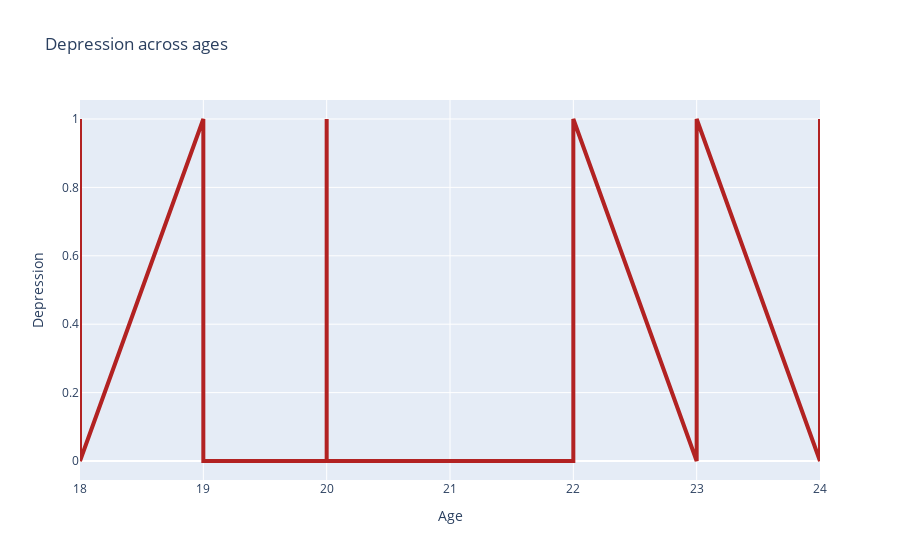

Notebook code for this chart:
### Code cell
x = dataset["Age"]

fig = go.Figure()
# Create and style traces
fig.add_trace(go.Scatter(x=x, y=dataset["Depression"],
                         name='Depression',
                         line=dict(color='firebrick', width=4)))


# Edit the layout
fig.update_layout(title='Depression across ages',
                   xaxis_title='Age',
                   yaxis_title='Depression')


fig.show()

### Figure 1 — Plotly figure (JSON) as saved in the notebook; plotly's stock layout.template omitted (floating-point values rounded to 4 significant figures)
{"data": [{"line": {"color": "firebrick", "width": 4}, "name": "Depression", "type": "scatter", "x": [18, 18, 18, 18, 18, 18, 18, 18, 18, 18, 18, 18, 18, 18, 18, 18, 18, 18, 18, 18, 18, 18, 18, 18, 18, 18, 18, 18, 18, 18, 18, 18, 19, 19, 19, 19, 19, 19, 19, 19, 19, 19, 19, 19, 19, 19, 19, 19, 19, 19, 19, 19, 19, 20, 20, 20, 20, 20, 20, 20, 21, 21, 21, 22, 22, 23, 23, 23, 23, 23, 23, 23, 23, 23, 23, 23, 23, 23, 24, 24, 24, 24, 24, 24, 24, 24, 24, 24, 24, 24, 24, 24, 24, 24, 24, 24, 24, 24, 24, 24, 24], "y": [1, 0, 1, 0, 1, 1, 0, 0, 0, 0, 1, 0, 0, 1, 0, 0, 0, 0, 0, 1, 0, 1, 1, 0, 0, 1, 0, 0, 0, 0, 1, 0, 1, 0, 0, 0, 0, 0, 1, 1, 0, 0, 1, 0, 0, 1, 1, 0, 1, 1, 0, 1, 0, 0, 0, 0, 1, 1, 1, 0, 0, 0, 0, 0, 1, 0, 0, 1, 0, 0, 0, 1, 0, 1, 1, 0, 0, 1, 0, 0, 0, 0, 1, 0, 0, 1, 0, 1, 0, 0, 1, 0, 0, 0, 0, 0, 1, 0, 0, 0, 1]}], "layout": {"title": {"text": "Depression across ages"}, "xaxis": {"title": {"text": "Age"}}, "yaxis": {"title": {"text": "Depression"}}}}
